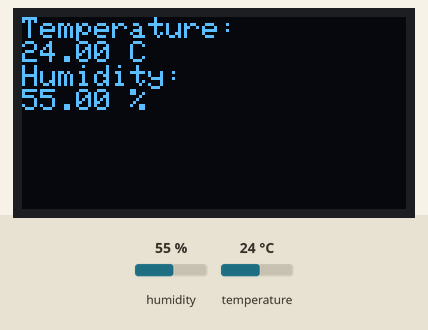
This sketch was run on a simulated Arduino Uno, built with avr-gcc and run on an emulated ATmega328P. On the bench: 128×64 one-colour display. Inputs (shaded band) come from the test bench; at power-on: humidity 55 %, temperature 24 °C.

Above: at 10.9 s.
11.0 s: humidity set to 22 %
At 21.3 s:
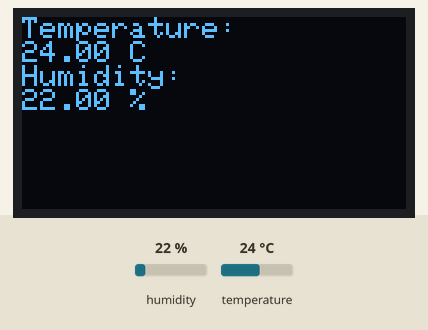
21.6 s: temperature set to 12 °C
At 30.9 s:
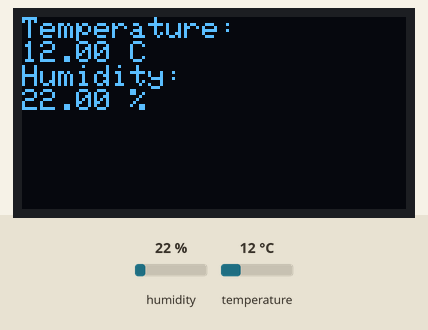
31.7 s: humidity set to 40 %
At 41.5 s:
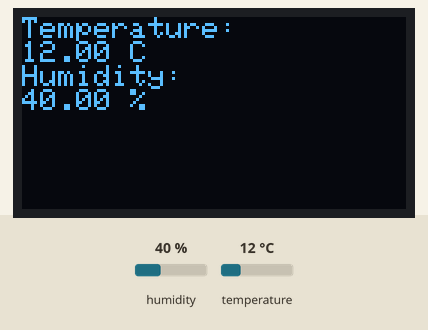
41.8 s: temperature set to 19 °C
Timing chart, 0 to 44.8 s (numbered marks = the images above; inputs shaded):
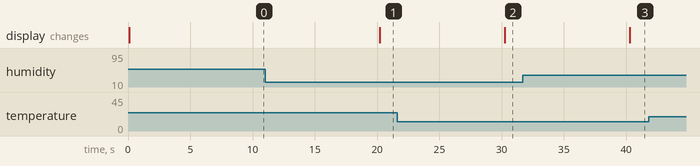

Measured:
- after the input at 11.0 s, the display: changes after 9.2 s (image 1)
- after the input at 21.6 s, the display: changes after 8.6 s (image 2)
- after the input at 31.7 s, the display: changes after 8.6 s (image 3)

The sketch:

Simple_thermometer.ino
```cpp
/* This application is a simple thermometer. It displays the temperature and humidity on an OLED screen
 * and refreshes the data in every 10 seconds.
 */

#include <Wire.h>                 // Include I2C library
#include <Adafruit_GFX.h>         // Include Adafruit core graphics library
#include <Adafruit_SSD1306.h>     // Include the OLED driver library

#define SCREEN_WIDTH 128          // OLED display width, in pixels
#define SCREEN_HEIGHT 64          // OLED display height, in pixels

// Create an instance of the display driver object
Adafruit_SSD1306 display(SCREEN_WIDTH, SCREEN_HEIGHT, &Wire, -1);

#include <DHT.h>                  // Include the DHT temperature and humidity sensor library
#define DHTPIN 2                  // Select the pin that the sensor is connected to
#define DHTTYPE DHT11             // Select the type of the sensor
DHT dht(DHTPIN, DHTTYPE);         // Create an instance of the DHT object


void setup()
{
  Serial.begin(9600);             // Open the serial port for debug
  dht.begin();                    // Start the temperature sensor

  // Test if the memory allocation for image buffer fails
  if(!display.begin(SSD1306_SWITCHCAPVCC, 0x3C))
  {
    Serial.println("SSD1306 allocation failed");
    for(;;);
  }

  else
  {
    // Initialize the display
    display.setTextSize(1);
    display.setTextColor(WHITE);
  }
}


void loop()
{
  // Read the temperature and humidity
  float humidity = dht.readHumidity();
  float temperature = dht.readTemperature();

  // Display data on the OLED screen
  display.clearDisplay();
  display.setCursor(0, 0);

  display.println("Temperature:");

  // If the temperature reading is incorrect or missing
  if (isnan(temperature))
  {
    display.println("N/A");
  }

  else
  {
    display.print(temperature);
    display.println(" C");
  }

  display.println("Humidity:");

  // If the humidity reading is incorrect or missing
  if (isnan(humidity))
  {
    display.println("N/A");
  }

  else
  {
    display.print(humidity);
    display.println(" %");
  }

  // Call this method for the changes to make effect
    display.display();

  // Set delay for 10 seconds
  delay(10000);
}
```
